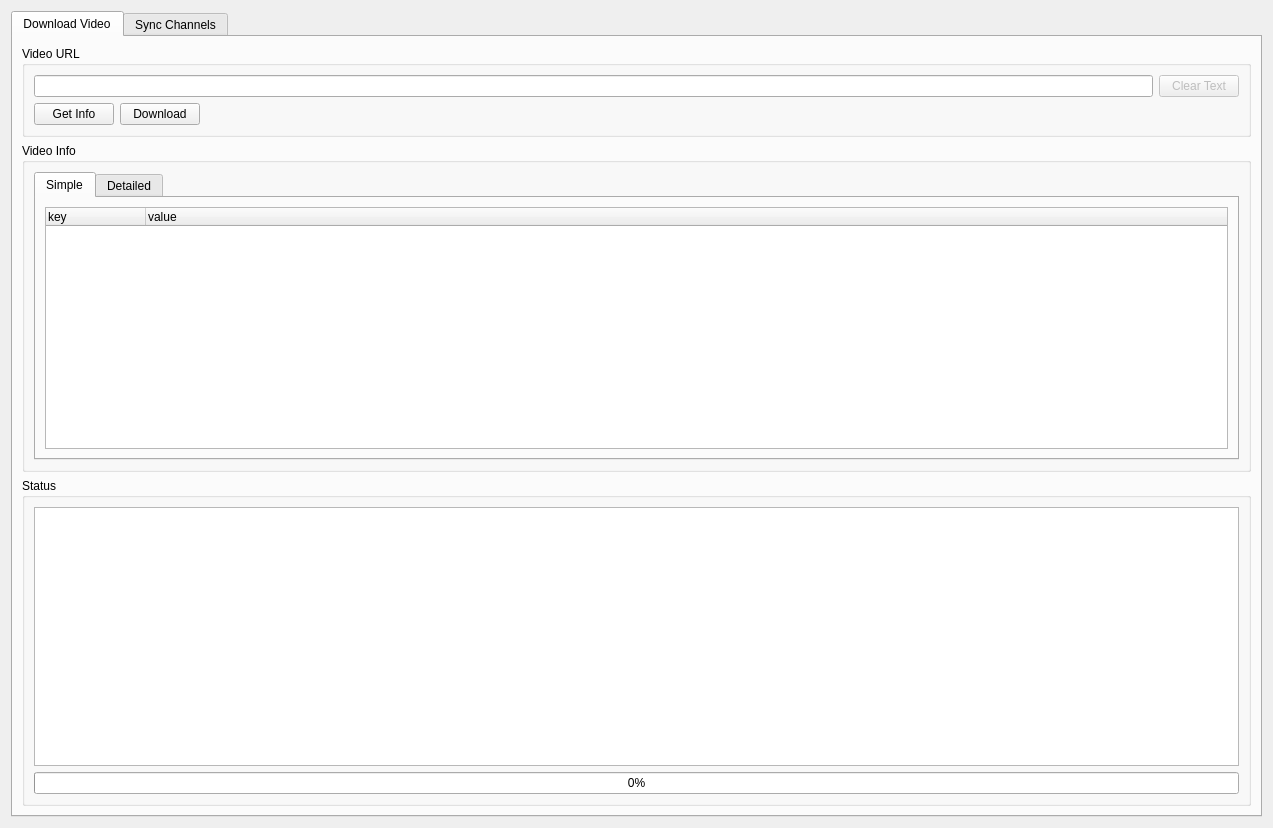
<?xml version="1.0" encoding="UTF-8"?>
<ui version="4.0">
 <class>Widget</class>
 <widget class="QWidget" name="Widget">
  <property name="geometry">
   <rect>
    <x>0</x>
    <y>0</y>
    <width>1273</width>
    <height>828</height>
   </rect>
  </property>
  <property name="sizePolicy">
   <sizepolicy hsizetype="Expanding" vsizetype="Expanding">
    <horstretch>0</horstretch>
    <verstretch>0</verstretch>
   </sizepolicy>
  </property>
  <property name="windowTitle">
   <string>ClipEz-Next</string>
  </property>
  <layout class="QVBoxLayout" name="verticalLayout_4">
   <item>
    <widget class="QTabWidget" name="tabs_overall">
     <property name="currentIndex">
      <number>0</number>
     </property>
     <widget class="QWidget" name="tab_downloadvideo">
      <attribute name="title">
       <string>Download Video</string>
      </attribute>
      <layout class="QVBoxLayout" name="verticalLayout_3">
       <item>
        <widget class="QGroupBox" name="groupbox_videourl">
         <property name="title">
          <string>Video URL</string>
         </property>
         <layout class="QVBoxLayout" name="verticalLayout">
          <item>
           <layout class="QHBoxLayout" name="horizontalLayout">
            <item>
             <widget class="QLineEdit" name="lineedit_url">
              <property name="sizePolicy">
               <sizepolicy hsizetype="Preferred" vsizetype="Fixed">
                <horstretch>0</horstretch>
                <verstretch>0</verstretch>
               </sizepolicy>
              </property>
             </widget>
            </item>
            <item>
             <widget class="QPushButton" name="button_cleartext">
              <property name="enabled">
               <bool>false</bool>
              </property>
              <property name="sizePolicy">
               <sizepolicy hsizetype="Fixed" vsizetype="Fixed">
                <horstretch>0</horstretch>
                <verstretch>0</verstretch>
               </sizepolicy>
              </property>
              <property name="layoutDirection">
               <enum>Qt::LeftToRight</enum>
              </property>
              <property name="text">
               <string>Clear Text</string>
              </property>
             </widget>
            </item>
           </layout>
          </item>
          <item>
           <layout class="QHBoxLayout" name="horizontalLayout_3">
            <item>
             <widget class="QPushButton" name="button_getinfo">
              <property name="sizePolicy">
               <sizepolicy hsizetype="Fixed" vsizetype="Fixed">
                <horstretch>0</horstretch>
                <verstretch>0</verstretch>
               </sizepolicy>
              </property>
              <property name="text">
               <string>Get Info</string>
              </property>
             </widget>
            </item>
            <item>
             <widget class="QPushButton" name="button_downloadstart">
              <property name="sizePolicy">
               <sizepolicy hsizetype="Fixed" vsizetype="Fixed">
                <horstretch>0</horstretch>
                <verstretch>0</verstretch>
               </sizepolicy>
              </property>
              <property name="text">
               <string>Download</string>
              </property>
             </widget>
            </item>
            <item>
             <spacer name="horizontalSpacer">
              <property name="orientation">
               <enum>Qt::Horizontal</enum>
              </property>
              <property name="sizeHint" stdset="0">
               <size>
                <width>40</width>
                <height>20</height>
               </size>
              </property>
             </spacer>
            </item>
           </layout>
          </item>
         </layout>
        </widget>
       </item>
       <item>
        <widget class="QGroupBox" name="groupbox_videoinfo">
         <property name="title">
          <string>Video Info</string>
         </property>
         <layout class="QGridLayout" name="gridLayout_3">
          <item row="0" column="0">
           <widget class="QTabWidget" name="tabs_videoinfo">
            <property name="currentIndex">
             <number>0</number>
            </property>
            <widget class="QWidget" name="tab_videoinfo_simple">
             <attribute name="title">
              <string>Simple</string>
             </attribute>
             <layout class="QGridLayout" name="gridLayout_4">
              <item row="0" column="0">
               <widget class="QTableWidget" name="tableWidget">
                <property name="alternatingRowColors">
                 <bool>true</bool>
                </property>
                <property name="textElideMode">
                 <enum>Qt::ElideRight</enum>
                </property>
                <attribute name="horizontalHeaderStretchLastSection">
                 <bool>true</bool>
                </attribute>
                <column>
                 <property name="text">
                  <string>key</string>
                 </property>
                 <property name="textAlignment">
                  <set>AlignLeading|AlignVCenter</set>
                 </property>
                </column>
                <column>
                 <property name="text">
                  <string>value</string>
                 </property>
                 <property name="textAlignment">
                  <set>AlignLeading|AlignVCenter</set>
                 </property>
                </column>
               </widget>
              </item>
             </layout>
            </widget>
            <widget class="QWidget" name="tab_videoinfo_detailed">
             <attribute name="title">
              <string>Detailed</string>
             </attribute>
             <layout class="QGridLayout" name="gridLayout_2">
              <item row="0" column="0">
               <widget class="QTreeView" name="treeview_detailed"/>
              </item>
             </layout>
            </widget>
           </widget>
          </item>
         </layout>
        </widget>
       </item>
       <item>
        <widget class="QGroupBox" name="groupbox_status">
         <property name="title">
          <string>Status</string>
         </property>
         <layout class="QVBoxLayout" name="verticalLayout_2">
          <item>
           <widget class="QTextEdit" name="textbox_status">
            <property name="enabled">
             <bool>true</bool>
            </property>
            <property name="sizePolicy">
             <sizepolicy hsizetype="Expanding" vsizetype="Expanding">
              <horstretch>0</horstretch>
              <verstretch>0</verstretch>
             </sizepolicy>
            </property>
            <property name="maximumSize">
             <size>
              <width>16777215</width>
              <height>16777215</height>
             </size>
            </property>
            <property name="frameShadow">
             <enum>QFrame::Sunken</enum>
            </property>
            <property name="lineWrapMode">
             <enum>QTextEdit::NoWrap</enum>
            </property>
            <property name="readOnly">
             <bool>true</bool>
            </property>
           </widget>
          </item>
          <item>
           <widget class="QProgressBar" name="progressbar_download">
            <property name="value">
             <number>0</number>
            </property>
            <property name="invertedAppearance">
             <bool>false</bool>
            </property>
           </widget>
          </item>
         </layout>
        </widget>
       </item>
      </layout>
     </widget>
     <widget class="QWidget" name="tab_syncpanel">
      <attribute name="title">
       <string>Sync Channels</string>
      </attribute>
      <layout class="QGridLayout" name="gridLayout_5">
       <item row="0" column="0">
        <widget class="QDial" name="dial"/>
       </item>
      </layout>
     </widget>
    </widget>
   </item>
  </layout>
 </widget>
 <resources/>
 <connections/>
</ui>
